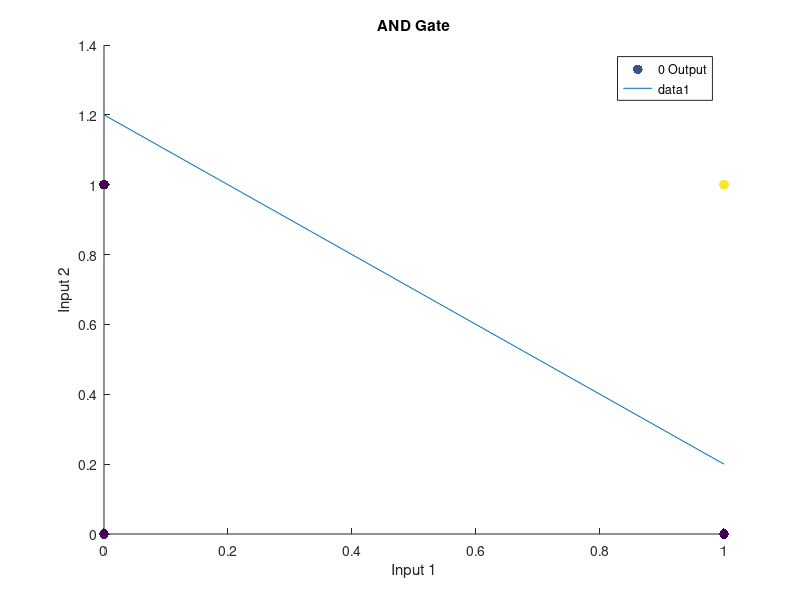
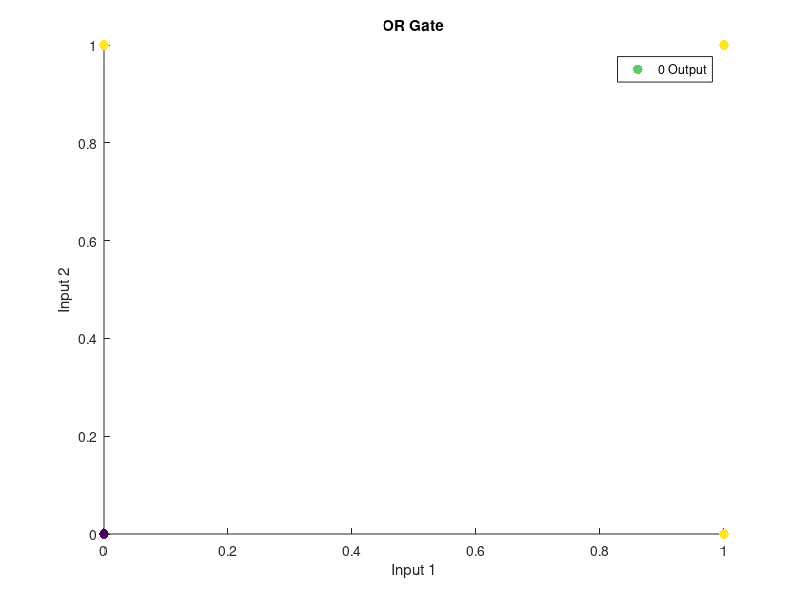

MATLAB code to generate these figures, in order: (Note: this script raises an error after producing the figures.)
%David Attlee, Simple Neural Network

% AND Gate
AND_In = [[0;0],[1;0],[0;1],[1;1]];
AND_Out = [0 0 0 1];

% OR Gate
OR_In = [[0;0],[1;0],[0;1],[1;1]];
OR_Out = [0 1 1 1];

% XOR Gate
XOR_In = [[0;0],[1;0],[0;1],[1;1]];
XOR_Out = [0 1 1 0];

% NOT Gate
NOT_In = [0 1];
NOT_Out = [1 0];

% NAND Gate
NAND_In = [[0;0],[1;0],[0;1],[1;1]];
NAND_Out = [1 1 1 0];



% Random AND
RAND = 'Random Weight AND GATE'
andWeights = rand(1,2);
for i = (1:4)
    input = AND_In(:,i);
    output = andWeights * input;
    if output <= 0.5
        result = 0;
    else
        result = 1;
    end
    
    error = AND_Out(i) - result; % correct if returns 0 for all inputs
end

% Random OR Gate
ROR = 'Random Weight OR GATE'
orWeights = rand(1,2);
for i = (1:4)
    input = OR_In(:,i);
    output = orWeights * input;
    if output <= 0.5
        result = 0;
    else
        result = 1;
    end
    
    error = OR_Out(i) - result; % correct if returns 0 for all inputs
end

% Random XOR Gate
RXOR = 'Random Weight XOR GATE'
xorWeights = rand(1,2);
for i = (1:4)
    input = XOR_In(:,i);
    output = xorWeights * input +0.5;
    if output <= 0.5
        result = 0;
    else
        result = 1;
    end
    
    error = XOR_Out(i) - result; % correct if returns 0 for all inputs
end

% Random NOT Gate
RNOT = 'Random Weight NOT GATE'
notWeight = randn(); % need to use randn() to get negitive valued weights.
for i = (1:2)
    input = NOT_In(i);
    output = input * notWeight;
    if output < -0.5
        result = 0;
    else
        result = 1;
    end
    
    error = (NOT_Out(i) - result).^2;
end


% Random NAND Gate
RNAND = 'Random Weight NAND GATE'
nandWeight = randn(1,2); % need to use randn() to get negitive valued weights.
for i = (1:4)
    input = NAND_In(i);
    output = nandWeight * input;
    if output < 0.5
        result = 1;
    else
        result = 0;
    end
    
    error = (NAND_Out(i) - result).^2;
end



% Threshold of 0.5 to return 0 or 1
%
% Handwritten AND
AND = 'AND GATE'

for i = (1:4)
    input = AND_In(:,i);
    output = [0.5 0.5] * input;
    if output <= 0.6
        result = 0;
    else
        result = 1;
    end
    
    error = AND_Out(i) - result % returns 0 for all inputs
end

x = linspace(0,1,10)
y = (0.6-0.5*x)/0.5
figure(1); scatter(AND_In(1,:),AND_In(2,:),50,AND_Out,'filled')
hold on;
title('AND Gate')
xlabel('Input 1')
ylabel('Input 2')
legend('0 Output','1 Output')
plot(x,y)
hold off;

% Handwritten OR Gate
OR = 'OR GATE'
for i = (1:4)
    input = OR_In(:,i);
    output = [0.5 0.5] * input +0.5;
    if output <= 0.5
        result = 0;
    else
        result = 1;
    end
    
    error = OR_Out(i) - result; % returns 0 for all inputs
end
figure(2); scatter(OR_In(1,:),OR_In(2,:),50,OR_Out,'filled')
hold on;
title('OR Gate')
xlabel('Input 1')
ylabel('Input 2')
legend('0 Output','1 Output')
hold off;


% Handwritten NOT Gate
NOT = 'NOT GATE'
for i = (1:2)
    input = NOT_In(i);
    output = input * -1;
    if output < -0.5
        result = 0;
    else
        result = 1;
    end
    
    error = (NOT_Out(i) - result).^2;
end


% Handwritten NAND Gate
NAND = 'NAND GATE'
for i = (1:4)
    input = NAND_In(:,i);
    output = [0.5 0.5] * input;
    if output <= 0.5
        result = 1;
    else
        result = 0;
    end
    
    error = (NAND_Out(i) - result).^2;
end


% % No bias nodes used. Threshold created instead.


% XOR Gate
XOR = 'XOR GATE'

xorWeights1 = [20 20 -10; -20 -20 30]; % Third is the bias (-10 and 30)
xorWeights2 = [20 20 -30];


for i = (1:4)
    input = XOR_In(:,i);
    layer1 = xorWeights1 * [input; 1];
    
    for j = 1:length(layer1),
        if layer1(j) >= 0,
            layer1(j) = 1;
        else
            layer1(j) = 0;
        end
    end
    
    layer2 = xorWeights2 * [layer1;1];
    if layer2 >=0,
        layer2 = 1;
    else
        layer2 = 0;
    end    
    error = XOR_Out(i) - layer2;
end

% plot(AND_In, AND_Out)

NetworkTests = 'Random weight generator'

NetworkWeights(AND_In,AND_Out)
NetworkWeights(NAND_In,NAND_Out)
NetworkWeights(OR_In,OR_Out)
NetworkWeights(NOT_In,NOT_Out)

NetworkWeights(XOR_In,XOR_Out)

SigmoidNetworkWeights(AND_In,AND_Out)


